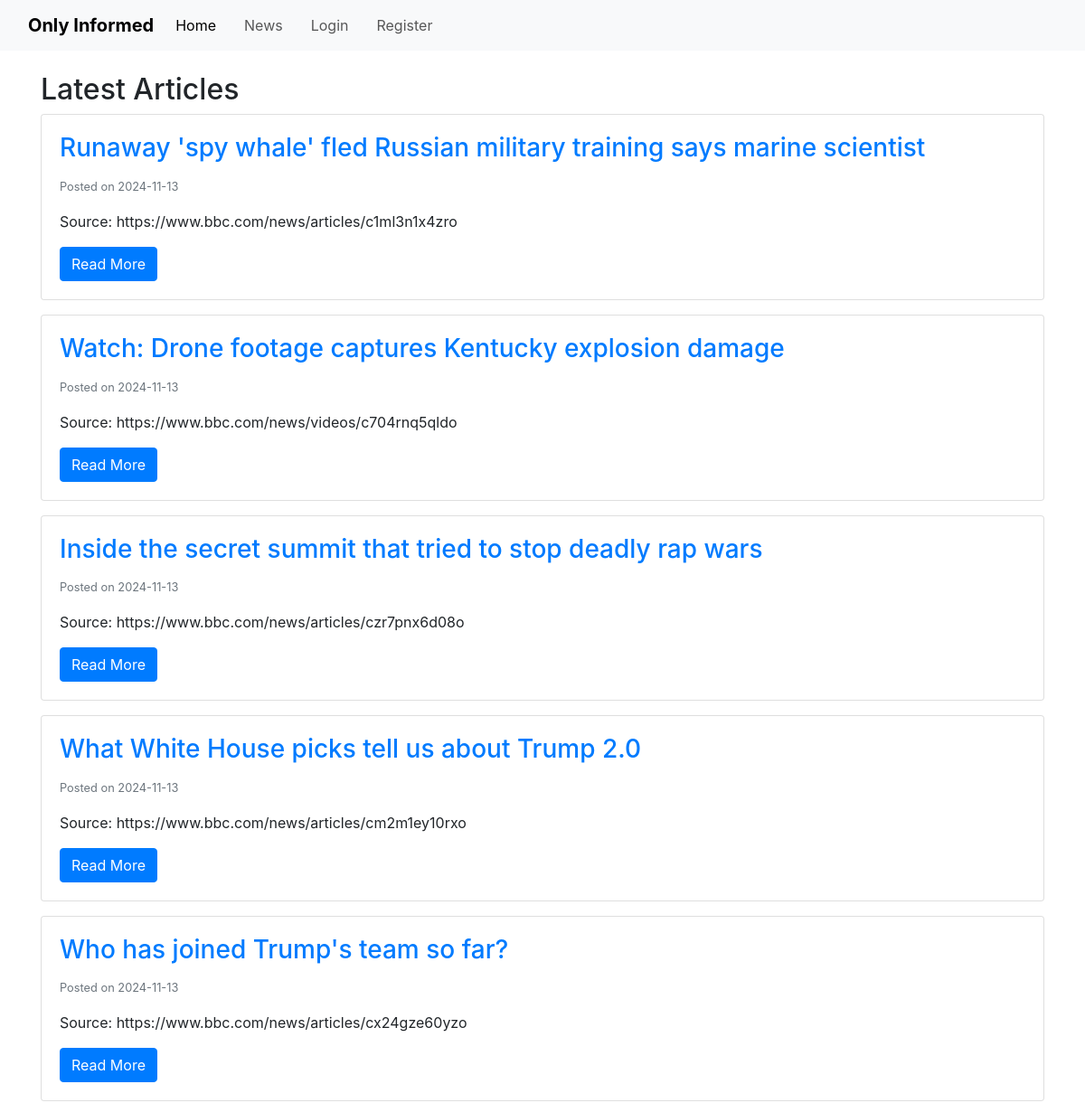
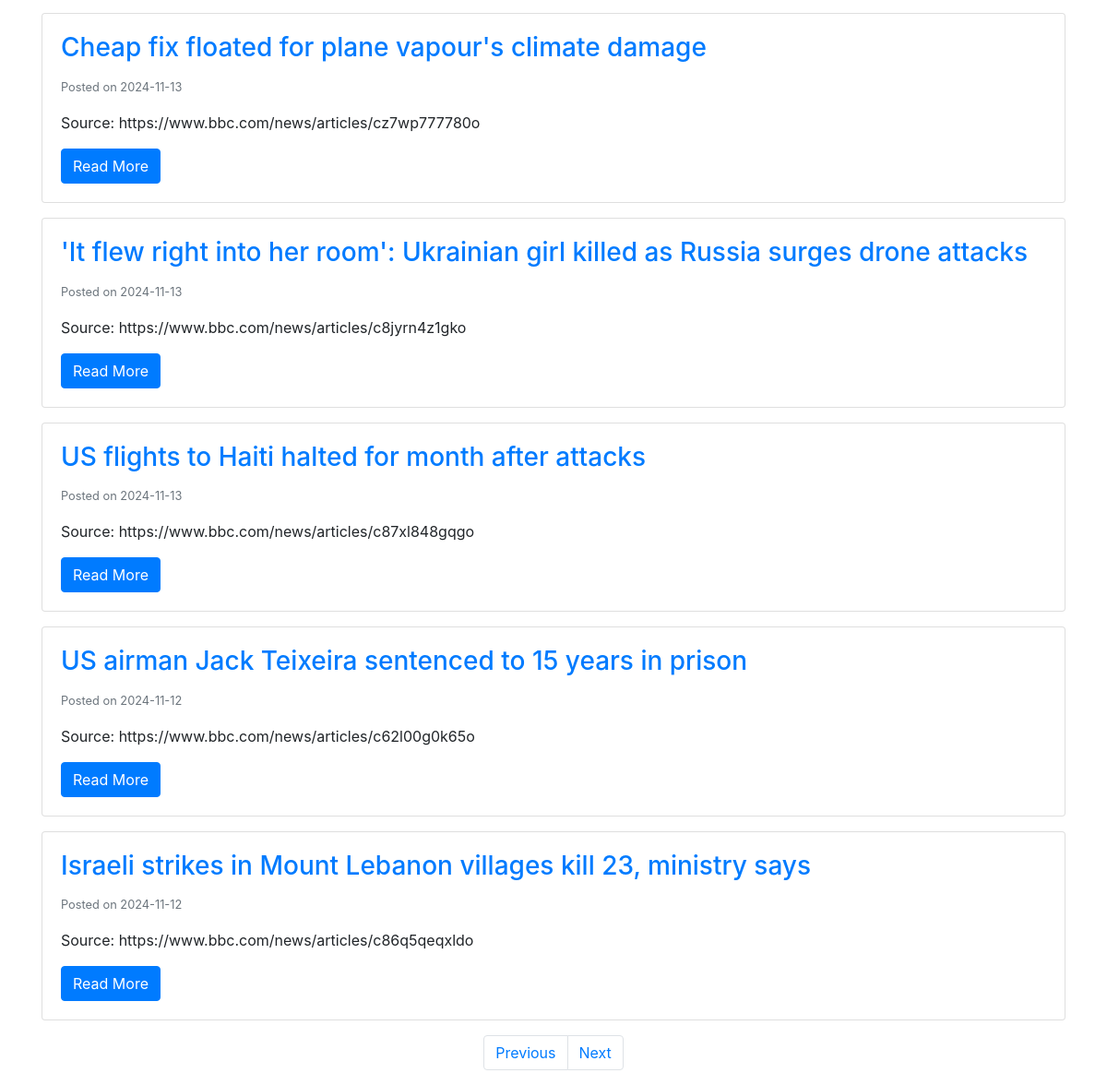
The page /articles?page=4 on the database its author committed (2 pictures, top to bottom).
### app/models.py (models this page shows, shortened)
class Article(db.Model):
    __tablename__ = 'article'
    id = db.Column(db.Integer, primary_key = True)
    title = db.Column(db.String(250), nullable = False, unique = True)
    content = db.Column(db.Text, nullable = False)
    source = db.Column(db.String(200), nullable = False)
    date_posted = db.Column(db.DateTime, nullable = False, default = datetime.now(timezone.utc))
    quiz = relationship('Quiz', uselist = False, backref = 'article') # uselist=false indicates a 1 to 1 relationship with quiz
    comments = relationship('Comment', backref = 'article', lazy = True)

### app/routes.py (the view)
@app.route('/articles')
def articles():
    page = request.args.get('page', 1, type=int)
    articles = Article.query.order_by(Article.date_posted.desc()).paginate(page=page, per_page=10)
    return render_template('articles.html', articles=articles)

### app/templates/articles.html (shortened to what this page needs)
{% extends "base.html" %}
{% block content %}
<h2>Latest Articles</h2>
{% for article in articles.items %}
    <div class="card mb-3">
        <div class="card-body">
            <h3 class="card-title">
                <a href="{{ url_for('article', article_id=article.id) }}">{{ article.title }}</a>
            </h3>
            <p class="card-text"><small class="text-muted">Posted on {{ article.date_posted.strftime('%Y-%m-%d') }}</small></p>
            <p class="card-text">Source: {{ article.source }}</p>
            <a href="{{ url_for('article', article_id=article.id) }}" class="btn btn-primary">Read More</a>
        </div>
    </div>
{% else %}
    <p>No articles available.</p>
{% endfor %}
<nav aria-label="Page navigation">
    <ul class="pagination justify-content-center">
        {% if articles.has_prev %}
            <li class="page-item">
                <a class="page-link" href="{{ url_for('articles', page=articles.prev_num) }}">Previous</a>
            </li>
        {% else %}
            <li class="page-item disabled">
                <a class="page-link" href="#">Previous</a>
            </li>
        {% endif %}
        {% if articles.has_next %}
            <li class="page-item">
                <a class="page-link" href="{{ url_for('articles', page=articles.next_num) }}">Next</a>
            </li>
        {% else %}
            <li class="page-item disabled">
                <a class="page-link" href="#">Next</a>
            </li>
        {% endif %}
    </ul>
</nav>
{% endblock %}

### app/static/css/style.css (style rules this page uses)
body { font-family: Arial, sans-serif; margin-top: 70px; }

### rows shown on the page
Article: title "Runaway 'spy whale' fled Russian military training says marine scientist", date_posted "2024-11-13", source "https://www.bbc.com/news/articles/c1ml3n1x4zro"
Article: title "Watch: Drone footage captures Kentucky explosion damage", date_posted "2024-11-13", source "https://www.bbc.com/news/videos/c704rnq5qldo"
Article: title "Inside the secret summit that tried to stop deadly rap wars", date_posted "2024-11-13", source "https://www.bbc.com/news/articles/czr7pnx6d08o"
Article: title "What White House picks tell us about Trump 2.0", date_posted "2024-11-13", source "https://www.bbc.com/news/articles/cm2m1ey10rxo"
Article: title "Who has joined Trump's team so far?", date_posted "2024-11-13", source "https://www.bbc.com/news/articles/cx24gze60yzo"
Article: title "Cheap fix floated for plane vapour's climate damage", date_posted "2024-11-13", source "https://www.bbc.com/news/articles/cz7wp777780o"
Article: title "'It flew right into her room': Ukrainian girl killed as Russia surges drone attacks", date_posted "2024-11-13", source "https://www.bbc.com/news/articles/c8jyrn4z1gko"
Article: title "US flights to Haiti halted for month after attacks", date_posted "2024-11-13", source "https://www.bbc.com/news/articles/c87xl848gqgo"
Article: title "US airman Jack Teixeira sentenced to 15 years in prison", date_posted "2024-11-12", source "https://www.bbc.com/news/articles/c62l00g0k65o"
Article: title "Israeli strikes in Mount Lebanon villages kill 23, ministry says", date_posted "2024-11-12", source "https://www.bbc.com/news/articles/c86q5qeqxldo"
